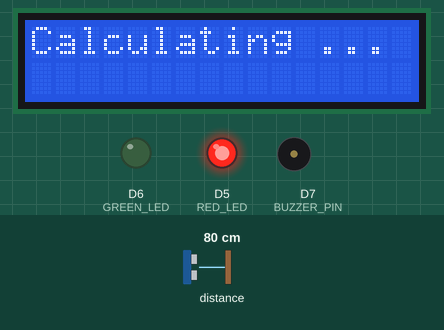
A sketch run on a simulated ESP8266 (NodeMCU). Parts: 16×2 character LCD, output pins drawn as LEDs (lit = HIGH), buzzer (waves = sounding, pin HIGH). Wiring (inferred from the names in the program): ultrasonic range finder: trigger D4; echo D3. Inputs (shaded band) come from the test bench; at power-on: distance to the obstacle 80 cm. The echo pulse lasts 58.3 µs per cm; pins used as bus, display or sensor lines are not drawn; what the sketch prints to the serial monitor is not drawn.

Above: at 1.2 s.
1.3 s: distance to the obstacle set to 4 cm
4.3 s: distance to the obstacle set to 2 cm
At 6.9 s:
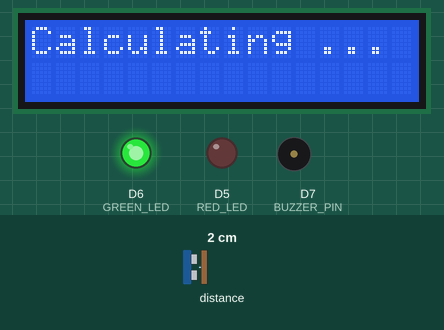
7.7 s: distance to the obstacle set to 9 cm
At 11.3 s:
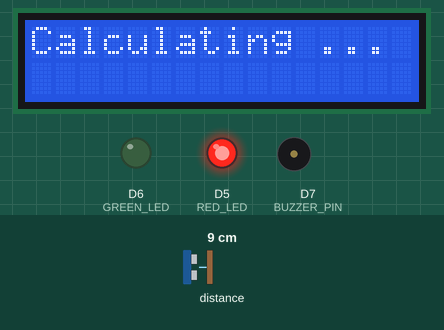
Timing chart, 0 to 12.8 s (numbered marks = the images above; inputs shaded):
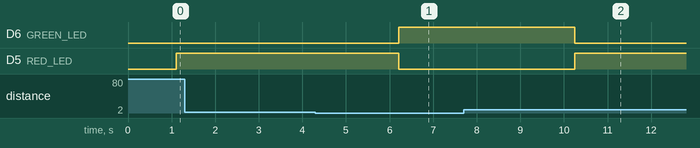

Measured:
- the behaviour switches between 3 and 2 cm on distance to the obstacle (found by bisection; images 0 and 1)
- after the input at 1.3 s, every drawn part: stays the same
- after the input at 4.3 s, D6 (GREEN_LED): LOW → HIGH after 1.9 s; D5 (RED_LED): HIGH → LOW after 1.9 s
- after the input at 7.7 s, D6 (GREEN_LED): HIGH → LOW after 2.5 s instead of 8.1 s; D5 (RED_LED): LOW → HIGH after 2.5 s; D7 (BUZZER_PIN): stays LOW (without the input it goes to HIGH after 7.6 s)

The sketch:

IOP_Calculator.ino
```cpp
#include <Wire.h>
#include <LiquidCrystal_I2C.h>

#define TRIGGER_PIN D4
#define ECHO_PIN D3
#define RED_LED D5
#define GREEN_LED D6
#define BUZZER_PIN D7


#define SOUND_SPEED 343.2

int count = 0;
double result = 0.0;
bool calculated = false;

LiquidCrystal_I2C lcd(0x27, 16, 2);

float measureARF(float pressure, float area, float density, float soundSpeed) {
    return (2 * pressure * pressure * area) / (density * soundSpeed);
}

float calculateDeformation(float F_arf, float stiffness) {
    if (stiffness <= 0) {
        Serial.println("Invalid stiffness value. Must be greater than 0.");
        return 0.0;
    }
    return F_arf / stiffness;
}

float calculateIOP(float deformation) {
    return 15 + (deformation * 9);
}


float measureDistance() {
    digitalWrite(TRIGGER_PIN, LOW);
    delayMicroseconds(2);
    digitalWrite(TRIGGER_PIN, HIGH);
    delayMicroseconds(10);
    digitalWrite(TRIGGER_PIN, LOW);

    long duration = pulseIn(ECHO_PIN, HIGH);
    float distance = (duration * SOUND_SPEED) / (2 * 10000.0);
    return distance;
}

void setup() {
    Serial.begin(115200);
    Wire.begin(D2,D1);
    pinMode(TRIGGER_PIN, OUTPUT);
    pinMode(ECHO_PIN, INPUT);
    pinMode(GREEN_LED, OUTPUT);
    pinMode(RED_LED, OUTPUT);
    pinMode(BUZZER_PIN, OUTPUT);

    digitalWrite(RED_LED, LOW);
    digitalWrite(GREEN_LED, LOW);

    lcd.init();
    lcd.clear();
    lcd.backlight();
    lcd.setCursor(0, 0);
    lcd.print("IOP Measurement");

    Serial.println("Ultrasound-Based IOP Measurement with Calibration");

    float pressure = 1000;     // Pressure in Pascals
    float area = 0.001;        // Initial estimated area in square meters
    float density = 1000;      // Density in kg/m^3
    float stiffness = 5000;    // Stiffness of cornea (N/m)


    float arf = measureARF(pressure, area, density, SOUND_SPEED);
    Serial.print("Initial Acoustic Radiation Force (ARF): ");
    Serial.println(arf);

    float deformation = calculateDeformation(arf, stiffness);
    Serial.print("Initial Deformation (Static): ");
    Serial.println(deformation);


    float iop = calculateIOP(deformation);
    Serial.print("Initial IOP: ");
    Serial.println(iop);
}

//testcase eluthuvom

// distance = !0;


void loop() {
    float distance = measureDistance();
    if (distance == 0.0) { // device off la iruku
        count = 0;
        result=0.0;
        calculated = false;
        digitalWrite(RED_LED, LOW);
        digitalWrite(GREEN_LED, LOW);
        lcd.clear();
        lcd.setCursor(0, 0);
        lcd.print("IOP: -- mmHg");
        Serial.println("Turned off");
        return;
    }

    if(calculated==true){
      lcd.setCursor(0, 0);
      lcd.print("Result IOP: ");
      lcd.setCursor(0,1);
      lcd.print(result/5.0, 2);
      lcd.print(" mmHg");
//      delay(100);

    }

    if (count == 5 && !calculated) {
        digitalWrite(BUZZER_PIN, HIGH);
        delay(500);
        digitalWrite(BUZZER_PIN, LOW);
        digitalWrite(RED_LED, LOW);
        digitalWrite(GREEN_LED, LOW);
        calculated = true;
    }
    else if(!calculated){
       lcd.setCursor(0,0);
       lcd.print("Calculating ...");
    }

//    if (distance <= 3.0 && !calculated) {
//        digitalWrite(RED_LED, LOW);
//        digitalWrite(GREEN_LED, HIGH);
//        count++;
//    } else if(!calculated) {
//        digitalWrite(RED_LED, HIGH);
//        digitalWrite(GREEN_LED, LOW);
//    }

    Serial.print("Measured Distance: ");
    Serial.print(distance);
    Serial.println(" cm");

    float pressure = 1000; // Pressure remains static for simplicity
    float area = 3.14159 * (distance / 2) * (distance / 2); // Area of circular contact in m^2
    float density = 1000;  // Density in kg/m^3
    float stiffness = 5000; // Stiffness (N/m)

    // Calculate ARF dynamically
    float arf = measureARF(pressure, area, density, SOUND_SPEED);
    Serial.print("Dynamic Acoustic Radiation Force (ARF): ");
    Serial.println(arf);

    // Calculate deformation dynamically
    float deformation = calculateDeformation(arf, stiffness);
    Serial.print("Dynamic Deformation: ");
    Serial.println(deformation);

    delay(1000);

    // Calculate IOP dynamically using calibration
    float iop = calculateIOP(deformation);

      if (distance <= 3.0 && !calculated) {
        digitalWrite(RED_LED, LOW);
        digitalWrite(GREEN_LED, HIGH);
         Serial.print("Dynamic IOP: ");
         Serial.print(iop);
         Serial.println(" mmHg");
         result += iop;
         count++;
         delay(1000);
    } else if(!calculated) {
        digitalWrite(RED_LED, HIGH);
        digitalWrite(GREEN_LED, LOW);
    }

//    if(distance<=3.0 ){
//
//      Serial.print("Dynamic IOP: ");
//      Serial.print(iop);
//      Serial.println(" mmHg");
//      result += iop;
//+//      lcd.clear();
////      lcd.setCursor(0, 0);
////      lcd.print("IOP: ");
////      lcd.print(iop, 2);
////      lcd.print(" mmHg");
//      delay(1000);
//  }
}
```
